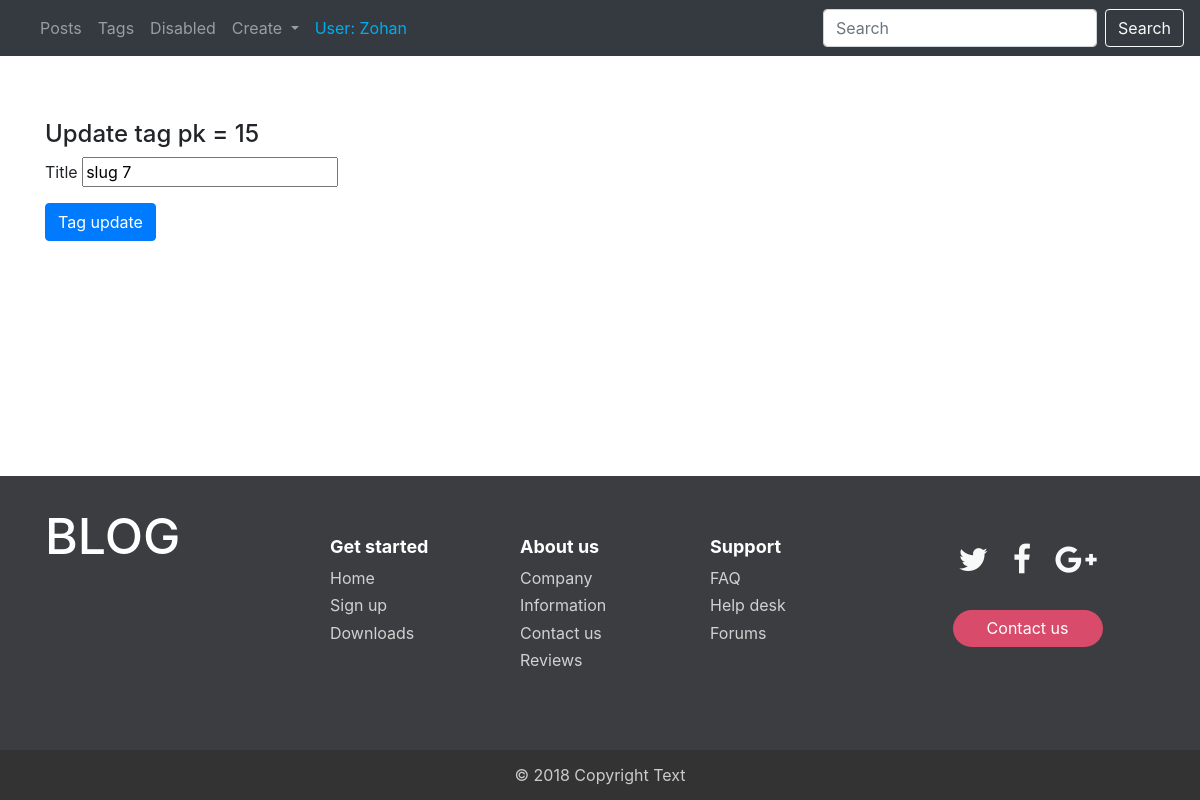
The page /blog/tag/15/update/ (signed in) on the database as committed earlier.
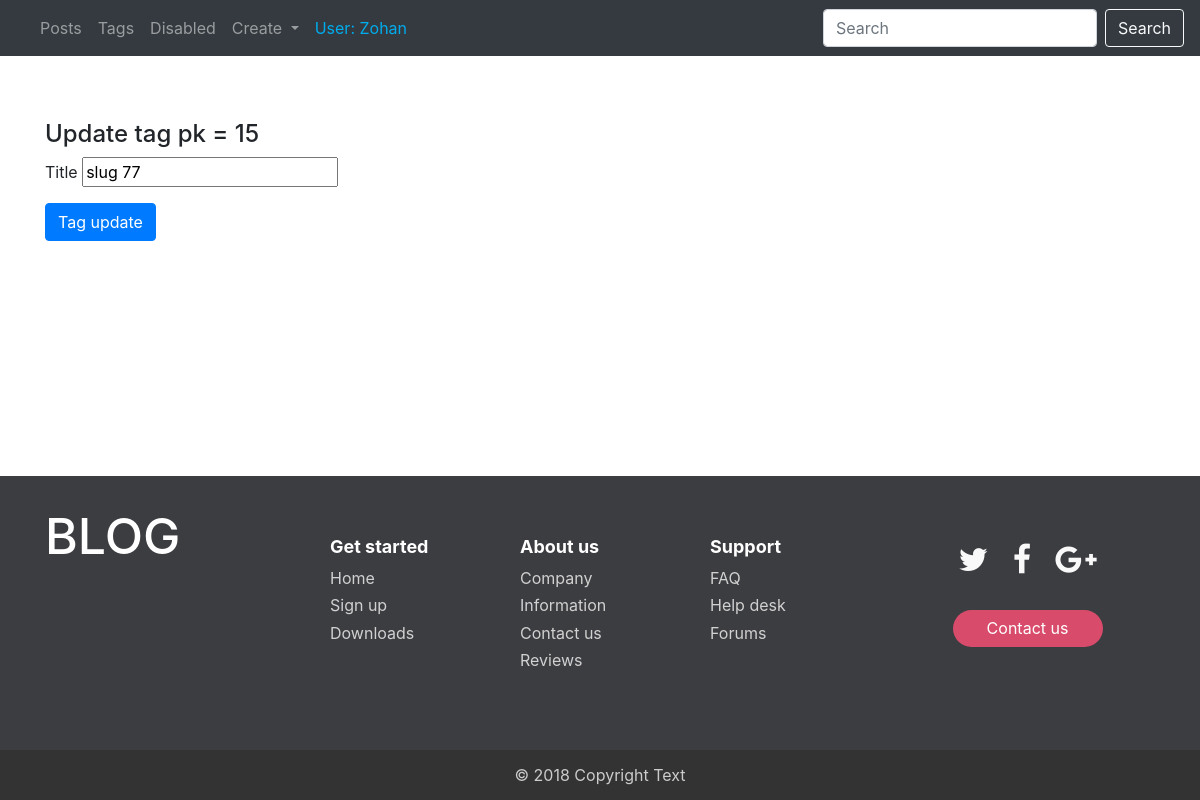
The same page on the database as committed later.
### myblog/models.py (models this page shows, shortened)
class Tag(models.Model):
    title = models.CharField(max_length=150, db_index=True)  # db_index=True - индексация для более быстрого поиска
    def get_abs_update_url(self):  #
        return reverse("tag_update_url", kwargs={"pk": self.pk})
    def __str__(self):
        return "pk = {}".format(self.pk)
    class Meta:
        verbose_name = "Тег"
        verbose_name_plural = "Теги"
        ordering = ("id",)  # отсортировали так что новые вверху

### myblog/views.py (the view, shortened to what this page needs)
# urls.py: path('tag/<pk>/update/', TagUpdate.as_view(), name="tag_update_url"),
class TagUpdate(LoginRequiredMixin,MixUpdate, View):
    model = Tag
    form = TagForm
    template_name = "blog/tag_update_form.html"
    raise_exception = True
    def get(self, request, pk):
        tag = Tag.objects.get(pk__iexact=pk) # tag ето наш экземпляр который мы вытянули с БД
        related_form = TagForm(instance=tag)  # создали новый екземпляр класа Form и в конструктор передали наш обьект c помощью instance
        return render(request, "blog/tag_update_form.html", context={"form": related_form, "tag": tag})

### myblog/forms.py (shortened to what this page needs)
class TagForm(forms.ModelForm):
    class Meta:
        model = Tag
        fields = ["title"] # , "slug"

### myblog/templates/blog/tag_update_form.html (shortened to what this page needs)
{% extends "blog/base.html" %}
{% block y %}
    <form action="{{ tag.get_abs_update_url }}" method="post">
        {% for text in form %}
            <div>
                <h4>Update tag {{ tag }}</h4>
            </div>
            <div class="form-group">
                {{ text.label }}
                {{ text }}
            </div>
        {% endfor %}
        <button type="submit" class="btn btn-primary">Tag update</button>
    </form>
{% endblock %}

Rows that differ between the two databases and show on the page:
changed Tag "pk = 15": title "slug 7" → "slug 77"
